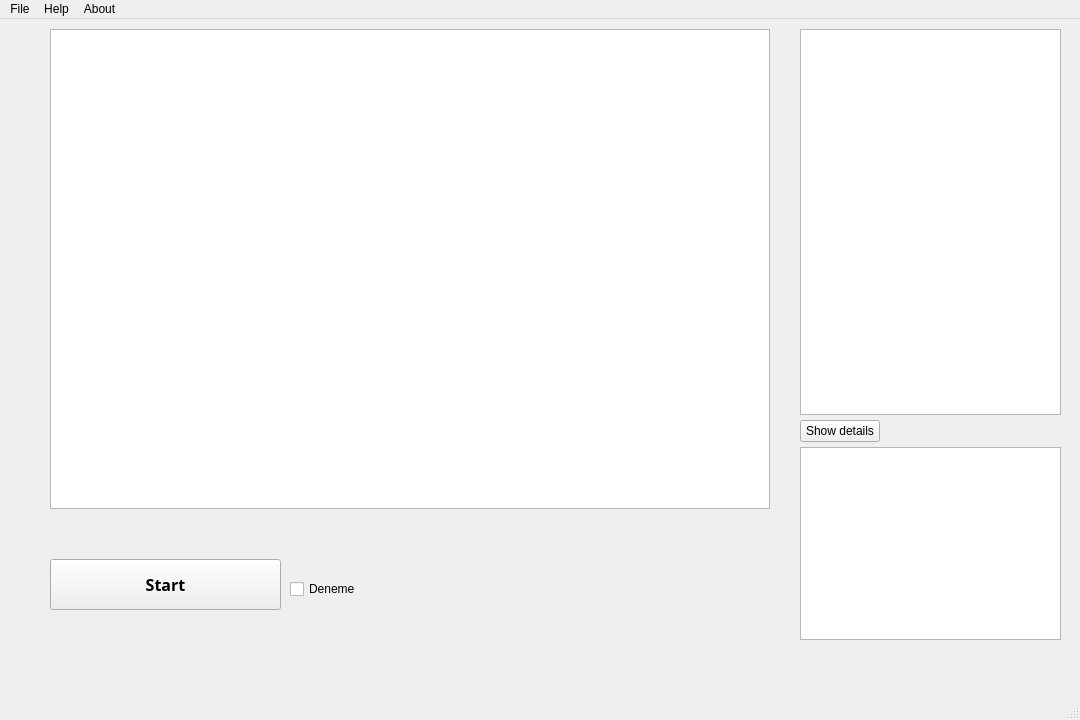
<?xml version="1.0" encoding="UTF-8"?>
<ui version="4.0">
 <class>MainWindow</class>
 <widget class="QMainWindow" name="MainWindow">
  <property name="geometry">
   <rect>
    <x>0</x>
    <y>0</y>
    <width>1080</width>
    <height>720</height>
   </rect>
  </property>
  <property name="windowTitle">
   <string>MainWindow</string>
  </property>
  <widget class="QWidget" name="centralwidget">
   <property name="sizePolicy">
    <sizepolicy hsizetype="Preferred" vsizetype="Preferred">
     <horstretch>0</horstretch>
     <verstretch>0</verstretch>
    </sizepolicy>
   </property>
   <widget class="QCheckBox" name="checkBox">
    <property name="geometry">
     <rect>
      <x>290</x>
      <y>560</y>
      <width>81</width>
      <height>20</height>
     </rect>
    </property>
    <property name="text">
     <string>Deneme</string>
    </property>
   </widget>
   <widget class="QPushButton" name="pushButton">
    <property name="geometry">
     <rect>
      <x>50</x>
      <y>540</y>
      <width>231</width>
      <height>51</height>
     </rect>
    </property>
    <property name="font">
     <font>
      <family>Bahnschrift</family>
      <pointsize>12</pointsize>
      <weight>75</weight>
      <bold>true</bold>
     </font>
    </property>
    <property name="text">
     <string>Start</string>
    </property>
   </widget>
   <widget class="QWidget" name="verticalLayoutWidget">
    <property name="geometry">
     <rect>
      <x>800</x>
      <y>10</y>
      <width>261</width>
      <height>611</height>
     </rect>
    </property>
    <layout class="QVBoxLayout" name="verticalLayout" stretch="60,10,30">
     <property name="spacing">
      <number>5</number>
     </property>
     <item>
      <widget class="QListView" name="detectionsListView">
       <property name="sizePolicy">
        <sizepolicy hsizetype="Expanding" vsizetype="Expanding">
         <horstretch>0</horstretch>
         <verstretch>0</verstretch>
        </sizepolicy>
       </property>
      </widget>
     </item>
     <item>
      <widget class="QPushButton" name="showDetailsButton">
       <property name="enabled">
        <bool>true</bool>
       </property>
       <property name="sizePolicy">
        <sizepolicy hsizetype="Fixed" vsizetype="Fixed">
         <horstretch>0</horstretch>
         <verstretch>0</verstretch>
        </sizepolicy>
       </property>
       <property name="text">
        <string>Show details</string>
       </property>
      </widget>
     </item>
     <item>
      <widget class="QListView" name="detectionDetailListView">
       <property name="sizePolicy">
        <sizepolicy hsizetype="Expanding" vsizetype="Expanding">
         <horstretch>0</horstretch>
         <verstretch>0</verstretch>
        </sizepolicy>
       </property>
      </widget>
     </item>
    </layout>
   </widget>
   <widget class="QGraphicsView" name="graphicsView">
    <property name="geometry">
     <rect>
      <x>50</x>
      <y>10</y>
      <width>720</width>
      <height>480</height>
     </rect>
    </property>
   </widget>
  </widget>
  <widget class="QMenuBar" name="menubar">
   <property name="geometry">
    <rect>
     <x>0</x>
     <y>0</y>
     <width>1080</width>
     <height>26</height>
    </rect>
   </property>
   <widget class="QMenu" name="menuFile">
    <property name="title">
     <string>File</string>
    </property>
   </widget>
   <widget class="QMenu" name="menuHelp">
    <property name="title">
     <string>Help</string>
    </property>
   </widget>
   <widget class="QMenu" name="menuAbout">
    <property name="title">
     <string>About</string>
    </property>
   </widget>
   <addaction name="menuFile"/>
   <addaction name="menuHelp"/>
   <addaction name="menuAbout"/>
  </widget>
  <widget class="QStatusBar" name="statusbar"/>
 </widget>
 <resources/>
 <connections/>
</ui>
